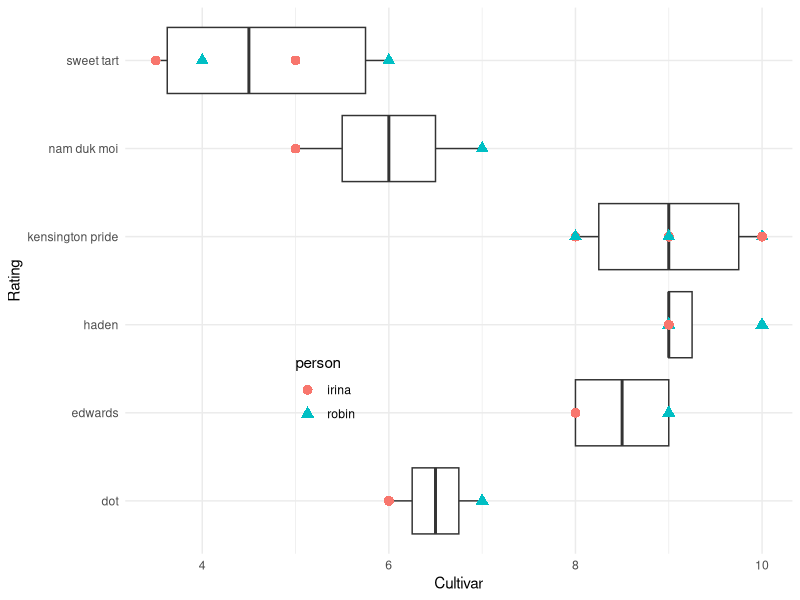

The R source for this figure:
## ---- chunk 1
library(tidyverse)
mango<- read_csv("data/mango_data.csv") %>%
  mutate(cultivar = tolower(cultivar)) %>%
  mutate(person = tolower(person))
head(mango)
## ---- chunk 2
ggplot(mango, aes(cultivar, rating))+
  geom_boxplot()+
  geom_point(aes(shape=person, color=person), size=3)+
  theme_minimal()+
  theme(legend.position = c(.3, 0.3))+
  coord_flip() +
  xlab("Rating")+
  ylab("Cultivar")
